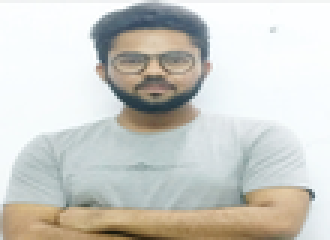
#> input picture photo.png, 110 x 80 px (shown 3 times larger)
$ python conversion.py
#> lines starting #> are read from the running program, lines starting #| are printed output that depends on the picture; after the words box and inside, x2 and y2 are one past the last pixel; in counts of white or black regions, pixels touching at a corner belong together
#> in convertFile, file is the input picture: shape (80, 110, 3); mean R, G, B 205.3, 205.6, 199.9
'''
Objective : Python Script which converts the image into art depending on the pixel intensity.

'''

#import necessary modules
import imageio
import numpy as np

# function which converts the pixel to either black or white depending on the mean of pixel intensity
def convertRowToBW(row):
    newRow=[]
    for pixel in row:
        avg=(int(pixel[0])+int(pixel[1])+int(pixel[2]))/3
        if avg>125:
            newRow.append([255,255,255])
        else:
            newRow.append([0,0,0])
    return newRow

# function do above operation for the whole image
def convertFileToBW(file):
    newFile=[]
    for row in file:
        newFile.append(convertRowToBW(row))
#> this loop made 80 passes
#> after the loop, newFile = 80 items
    return np.array(newFile).astype('uint8')
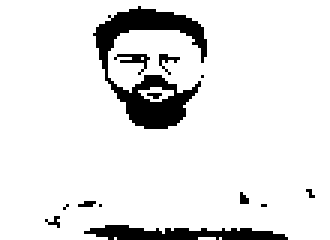
#> returned value: shape (80, 110, 3) (shown 3 times larger); 90% white; 13 black regions (10 under 20 px), largest, box (x1, y1, x2, y2) and area: (31, 2, 69, 43) 567, (28, 75, 96, 80) 220, (38, 18, 50, 25) 29

# function to covert black pixel to '.' and white pixel to ' '
def convertTextRow(row):
    newRow=""
    for pixel in row:
        if pixel[0]==0:
            newRow=newRow+"."
        else:
            newRow=newRow+" "
    return newRow

# function do above operation for the whole pixels
def convertTextFile(blackAndWhiteFile):
    newText = ""
    for row in blackAndWhiteFile:
        newText=newText+convertTextRow(row)+'\n'
    return newText

# main function
def convertFile(fileName):
    file=imageio.imread(fileName)
    BWFile=convertFileToBW(file)
    imageio.imwrite('Black-White'+fileName, BWFile)
    strippedName=fileName.split('.')[0]
    textFile=open('Art'+strippedName+'.txt', 'wb')
    textFile.write(str.encode(convertTextFile(BWFile)))
    textFile.close()

convertFile("photo.png")
